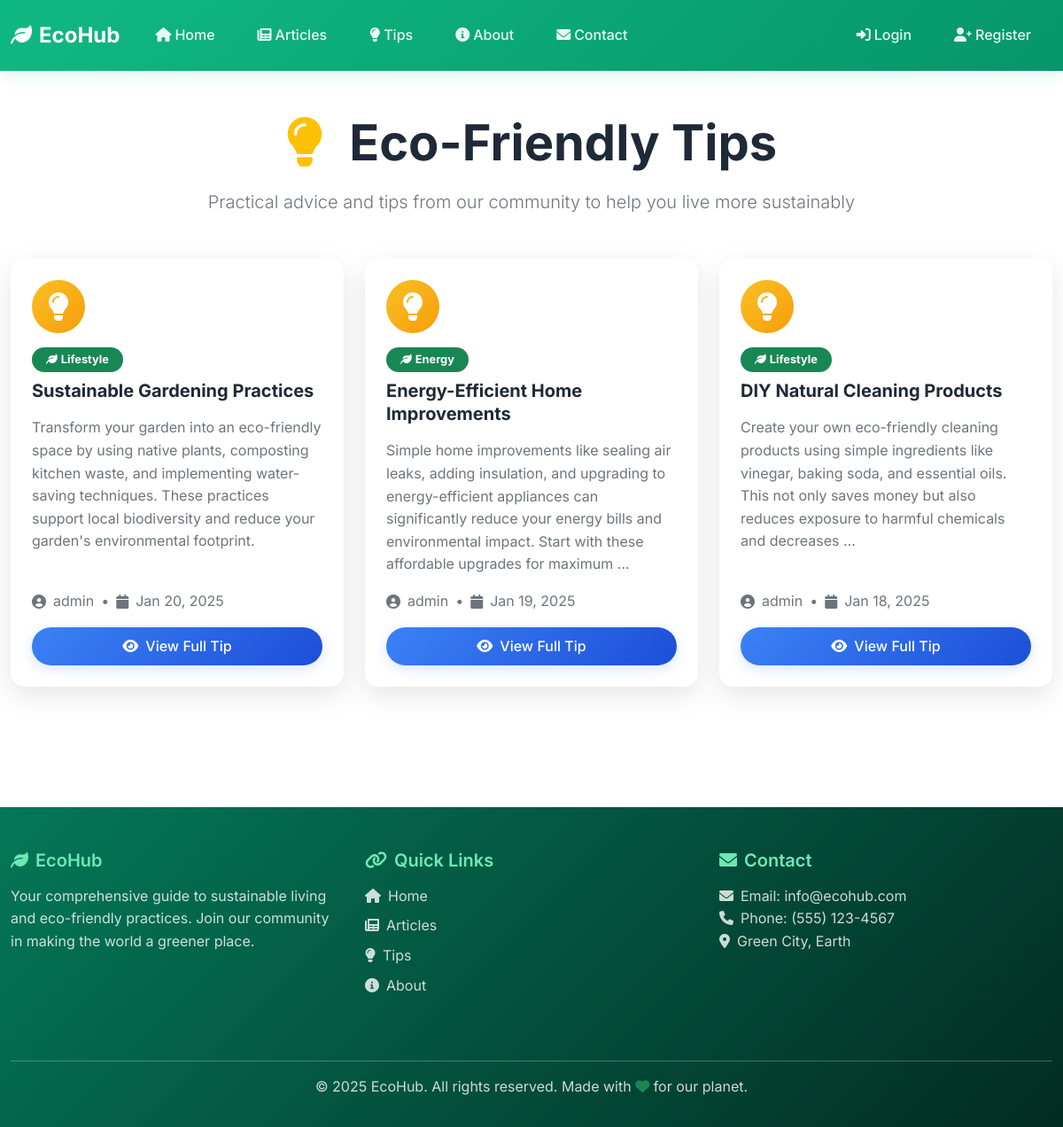
Page /tips/ on the earlier database version.
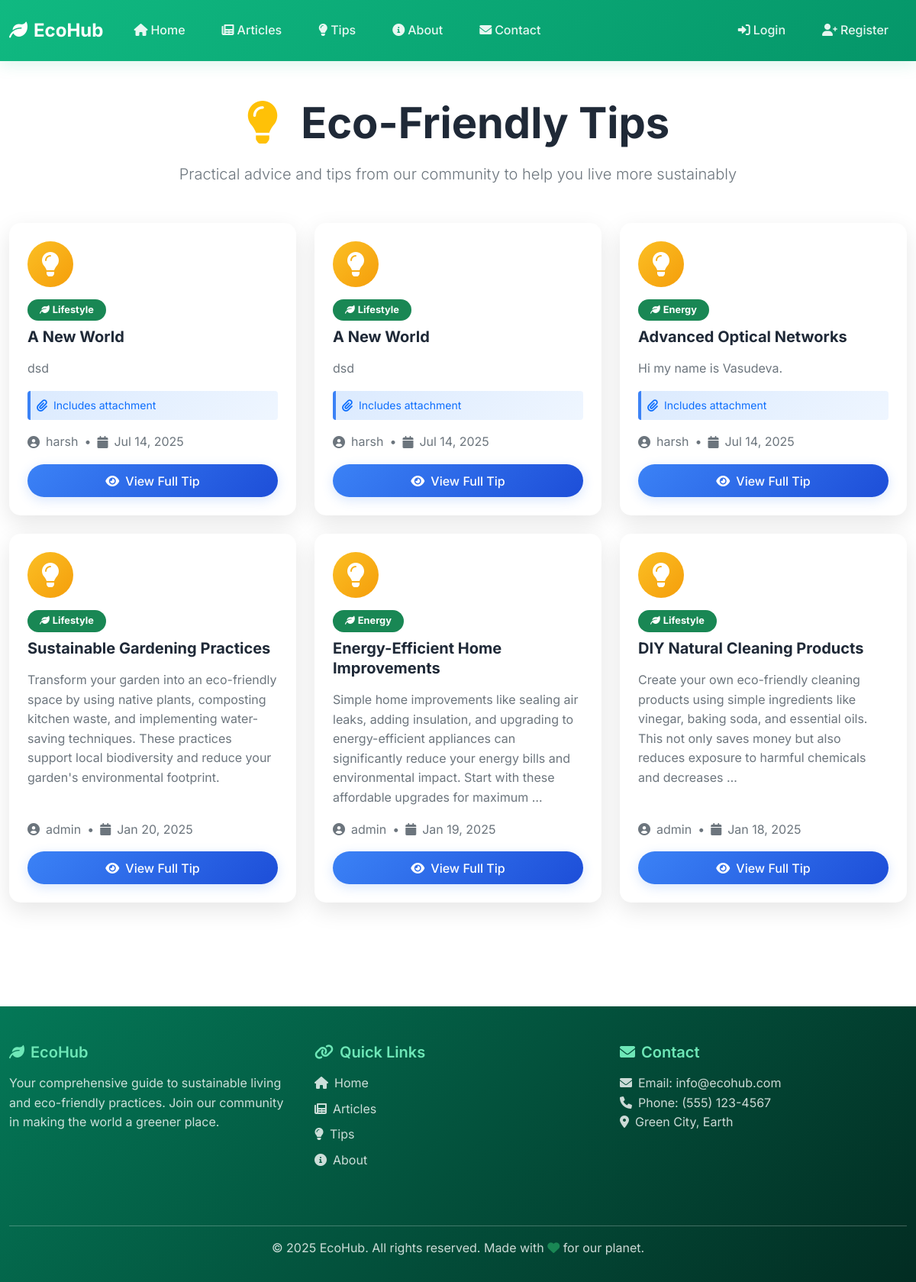
Same page on the later database version.
### tips/models.py (models this page shows, shortened)
class Tip(models.Model):
    CATEGORY_CHOICES = [
        ('energy', 'Renewable Energy'),
        ('lifestyle', 'Green Lifestyle'),
        ('tech', 'Eco Technology'),
        ('news', 'Sustainability News'),
    ]
    title = models.CharField(max_length=200)
    description = models.TextField()
    user = models.ForeignKey(User, on_delete=models.CASCADE)
    category = models.CharField(max_length=50, choices=CATEGORY_CHOICES)
    file_upload = models.FileField(upload_to='tip_uploads/', blank=True, null=True)
    created_at = models.DateTimeField(auto_now_add=True)

### tips/views.py (the view)
# urls.py: path('', views.TipListView.as_view(), name='tip-list'),
class TipListView(ListView):
    model = Tip
    template_name = 'tips/tip_list.html'
    context_object_name = 'tips'
    ordering = ['-created_at']

### tips/templates/tips/tip_list.html (shortened to what this page needs)
{% extends 'base.html' %}
{% block content %}
<div class="tips-section py-5">
    <div class="container">
        <div class="section-header text-center mb-5">
            <h1 class="display-4 fw-bold mb-3" style="color: var(--text-dark);">
                <i class="fas fa-lightbulb me-3 text-warning"></i>
                Eco-Friendly Tips
            </h1>
            <p class="lead text-muted mb-4">
                Practical advice and tips from our community to help you live more sustainably
            </p>
        </div>
        <div class="row">
            {% for tip in tips %}
                <div class="col-lg-6 col-xl-4 mb-4">
                    <div class="card h-100 shadow-custom tip-card">
                        <div class="card-body d-flex flex-column">
                            <div class="tip-icon mb-3">
                                <div class="icon-container" style="width: 60px; height: 60px; background: linear-gradient(135deg, #fbbf24 0%, #f59e0b 100%); border-radius: 50%; display: flex; align-items: center; justify-content: center;">
                                    <i class="fas fa-lightbulb fa-2x text-white"></i>
                                </div>
                            </div>
                            <div class="tip-category mb-2">
                                <span class="badge bg-success" style="border-radius: 20px; padding: 0.5rem 1rem; font-size: 0.8rem;">
                                    <i class="fas fa-leaf me-1"></i>{{ tip.category|title }}
                                </span>
                            </div>
                            <h5 class="card-title fw-bold mb-3" style="color: var(--text-dark); line-height: 1.3;">
                                {{ tip.title }}
                            </h5>
                            <p class="card-text text-muted mb-3 flex-grow-1">
                                {{ tip.description|truncatewords:30 }}
                            </p>
                            {% if tip.file_upload %}
                                <div class="attachment-indicator mb-3">
                                    <div class="d-flex align-items-center p-2 rounded" style="background: linear-gradient(135deg, #dbeafe 0%, #eff6ff 100%); border-left: 4px solid #3b82f6;">
                                        <i class="fas fa-paperclip me-2 text-primary"></i>
                                        <small class="text-primary fw-medium">Includes attachment</small>
                                    </div>
                                </div>
                            {% endif %}
                            <div class="tip-meta mb-3">
                                <div class="d-flex align-items-center text-muted">
                                    <div class="author-info d-flex align-items-center">
                                        <i class="fas fa-user-circle me-2"></i>
                                        <span class="fw-medium">{{ tip.user.username }}</span>
                                    </div>
                                    <span class="mx-2">•</span>
                                    <div class="date-info d-flex align-items-center">
                                        <i class="fas fa-calendar me-2"></i>
                                        <span>{{ tip.created_at|date:"M d, Y" }}</span>
                                    </div>
                                </div>
                            </div>
                            <div class="card-actions">
                                <a href="{% url 'tip-detail' tip.pk %}" class="btn btn-primary w-100">
                                    <i class="fas fa-eye me-2"></i>View Full Tip
                                </a>
                            </div>
                        </div>
                    </div>
                </div>
            {% endfor %}
        </div>
    </div>
</div>
{% endblock %}

### templates/base.html (shortened to what this page needs)
<!DOCTYPE html>
<html lang="en">
<head>
    <link href="https://cdn.jsdelivr.net/npm/bootstrap@5.1.3/dist/css/bootstrap.min.css" rel="stylesheet">
    <link href="https://cdnjs.cloudflare.com/ajax/libs/font-awesome/6.0.0/css/all.min.css" rel="stylesheet">
</head>
<body>
    <nav class="navbar navbar-expand-lg navbar-dark">
        <div class="container">
            <a class="navbar-brand" href="{% url 'home' %}">
                <i class="fas fa-leaf me-2"></i>EcoHub
            </a>
            <div class="collapse navbar-collapse" id="navbarNav">
                <ul class="navbar-nav me-auto">
                    <li class="nav-item">
                        <a class="nav-link" href="{% url 'home' %}">
                            <i class="fas fa-home me-1"></i>Home
                        </a>
                    </li>
                    <li class="nav-item">
                        <a class="nav-link" href="{% url 'article-list' %}">
                            <i class="fas fa-newspaper me-1"></i>Articles
                        </a>
                    </li>
                    <li class="nav-item">
                        <a class="nav-link" href="{% url 'tip-list' %}">
                            <i class="fas fa-lightbulb me-1"></i>Tips
                        </a>
                    </li>
                    <li class="nav-item">
                        <a class="nav-link" href="{% url 'about' %}">
                            <i class="fas fa-info-circle me-1"></i>About
                        </a>
                    </li>
                    <li class="nav-item">
                        <a class="nav-link" href="{% url 'contact' %}">
                            <i class="fas fa-envelope me-1"></i>Contact
                        </a>
                    </li>
                </ul>
                <ul class="navbar-nav">
                    {% if user.is_authenticated %}
                        <li class="nav-item">
                            <a class="nav-link" href="{% url 'profile' %}">
                                <i class="fas fa-user me-1"></i>Profile
                            </a>
                        </li>
                        <li class="nav-item">
                            <a class="nav-link" href="{% url 'logout' %}">
                                <i class="fas fa-sign-out-alt me-1"></i>Logout
                            </a>
                        </li>
                    {% else %}
                        <li class="nav-item">
                            <a class="nav-link" href="{% url 'login' %}">
                                <i class="fas fa-sign-in-alt me-1"></i>Login
                            </a>
                        </li>
                        <li class="nav-item">
                            <a class="nav-link" href="{% url 'register' %}">
                                <i class="fas fa-user-plus me-1"></i>Register
                            </a>
                        </li>
                    {% endif %}
                </ul>
            </div>
        </div>
    </nav>
    <main>
        {% block content %}
        {% endblock %}
    </main>
    <footer class="footer">
        <div class="container">
            <div class="row">
                <div class="col-md-4 mb-4">
                    <h5><i class="fas fa-leaf me-2"></i>EcoHub</h5>
                    <p class="text-light">Your comprehensive guide to sustainable living and eco-friendly practices. Join our community in making the world a greener place.</p>
                </div>
                <div class="col-md-4 mb-4">
                    <h5><i class="fas fa-link me-2"></i>Quick Links</h5>
                    <ul class="list-unstyled">
                        <li class="mb-2"><a href="{% url 'home' %}" class="text-light"><i class="fas fa-home me-2"></i>Home</a></li>
                        <li class="mb-2"><a href="{% url 'article-list' %}" class="text-light"><i class="fas fa-newspaper me-2"></i>Articles</a></li>
                        <li class="mb-2"><a href="{% url 'tip-list' %}" class="text-light"><i class="fas fa-lightbulb me-2"></i>Tips</a></li>
                        <li class="mb-2"><a href="{% url 'about' %}" class="text-light"><i class="fas fa-info-circle me-2"></i>About</a></li>
                    </ul>
                </div>
                <div class="col-md-4 mb-4">
                    <h5><i class="fas fa-envelope me-2"></i>Contact</h5>
                    <p class="text-light">
                        <i class="fas fa-envelope me-2"></i>Email: info@ecohub.com<br>
                        <i class="fas fa-phone me-2"></i>Phone: (555) 123-4567<br>
                        <i class="fas fa-map-marker-alt me-2"></i>Green City, Earth
                    </p>
                </div>
            </div>
            <hr>
            <div class="text-center">
                <p class="text-light">&copy; 2025 EcoHub. All rights reserved. Made with <i class="fas fa-heart text-success"></i> for our planet.</p>
            </div>
        </div>
    </footer>
</body>
</html>

### templates/base.html (style rules this page uses)
:root { --primary-green: #2e7d32; --light-green: #4caf50; --dark-green: #1b5e20; --accent-green: #81c784; --bg-light: #f1f8e9; --text-dark: #2e2e2e; --text-light: #5e5e5e; }
body { font-family: 'Segoe UI', Tahoma, Geneva, Verdana, sans-serif; background-color: #f8f9fa; }
.navbar-brand { font-weight: bold; color: var(--primary-green) !important; }
.shadow-custom { box-shadow: 0 4px 6px rgba(0, 0, 0, 0.1); }
.card { border: none; border-radius: 15px; transition: transform 0.3s ease, box-shadow 0.3s ease; }
.footer { background: linear-gradient(135deg, var(--primary-green) 0%, var(--dark-green) 100%); color: white; margin-top: auto; }
.navbar { box-shadow: 0 2px 10px rgba(0, 0, 0, 0.1); }
:root { --primary-green: #10b981; --secondary-green: #059669; --light-green: #d1fae5; --dark-green: #047857; --accent-green: #6ee7b7; --text-dark: #1f2937; --text-light: #6b7280; --bg-light: #f9fafb; --border-color: #e5e7eb; }
* { margin: 0; padding: 0; box-sizing: border-box; }
body { font-family: 'Inter', -apple-system, BlinkMacSystemFont, 'Segoe UI', sans-serif; line-height: 1.6; color: var(--text-dark); background-color: #fff; }
.navbar { background: linear-gradient(135deg, var(--primary-green) 0%, var(--secondary-green) 100%); box-shadow: 0 4px 20px rgba(16, 185, 129, 0.15); padding: 1rem 0; border: none; }
.navbar-brand { color: white !important; font-weight: 700; font-size: 1.5rem; text-decoration: none; }
.navbar-nav .nav-link { color: rgba(255, 255, 255, 0.9) !important; font-weight: 500; margin: 0 0.5rem; padding: 0.5rem 1rem !important; border-radius: 25px; transition: all 0.3s ease; }
.btn-primary { background: linear-gradient(135deg, #3b82f6 0%, #1d4ed8 100%); border: none; border-radius: 25px; padding: 0.6rem 1.5rem; font-weight: 500; transition: all 0.3s ease; box-shadow: 0 4px 15px rgba(59, 130, 246, 0.2); }
.card { border: none; border-radius: 15px; box-shadow: 0 4px 20px rgba(0, 0, 0, 0.08); transition: all 0.3s ease; overflow: hidden; }
.card-body { padding: 1.5rem; }
.card-title { color: var(--text-dark); font-weight: 600; margin-bottom: 0.75rem; }
.card-text { color: var(--text-light); line-height: 1.6; }
.footer { background: linear-gradient(135deg, var(--dark-green) 0%, #022c22 100%); color: white; padding: 3rem 0 1rem; margin-top: 4rem; }
.footer h5 { color: var(--accent-green); font-weight: 600; margin-bottom: 1rem; }
.footer .text-light { color: rgba(255, 255, 255, 0.8) !important; text-decoration: none; transition: color 0.3s ease; }
.footer hr { border-color: rgba(255, 255, 255, 0.1); margin: 2rem 0 1rem; }
.container { max-width: 1200px; }
.shadow-custom { box-shadow: 0 10px 30px rgba(0, 0, 0, 0.1); }

### tips/templates/tips/tip_list.html (style rules this page uses)
.tip-card { transition: all 0.3s ease; border: none; border-radius: 15px; overflow: hidden; }
.tip-card .icon-container { transition: transform 0.3s ease; }

Differences in the rows shown:
added Tip: category "Lifestyle", title "A New World", description "dsd", shows "Includes attachment", user.username "harsh", created_at "Jul 14, 2025"
added Tip: category "Lifestyle", title "A New World", description "dsd", shows "Includes attachment", user.username "harsh", created_at "Jul 14, 2025"
added Tip: category "Energy", title "Advanced Optical Networks", description "Hi my name is Vasudeva.", shows "Includes attachment", user.username "harsh", created_at "Jul 14, 2025"
